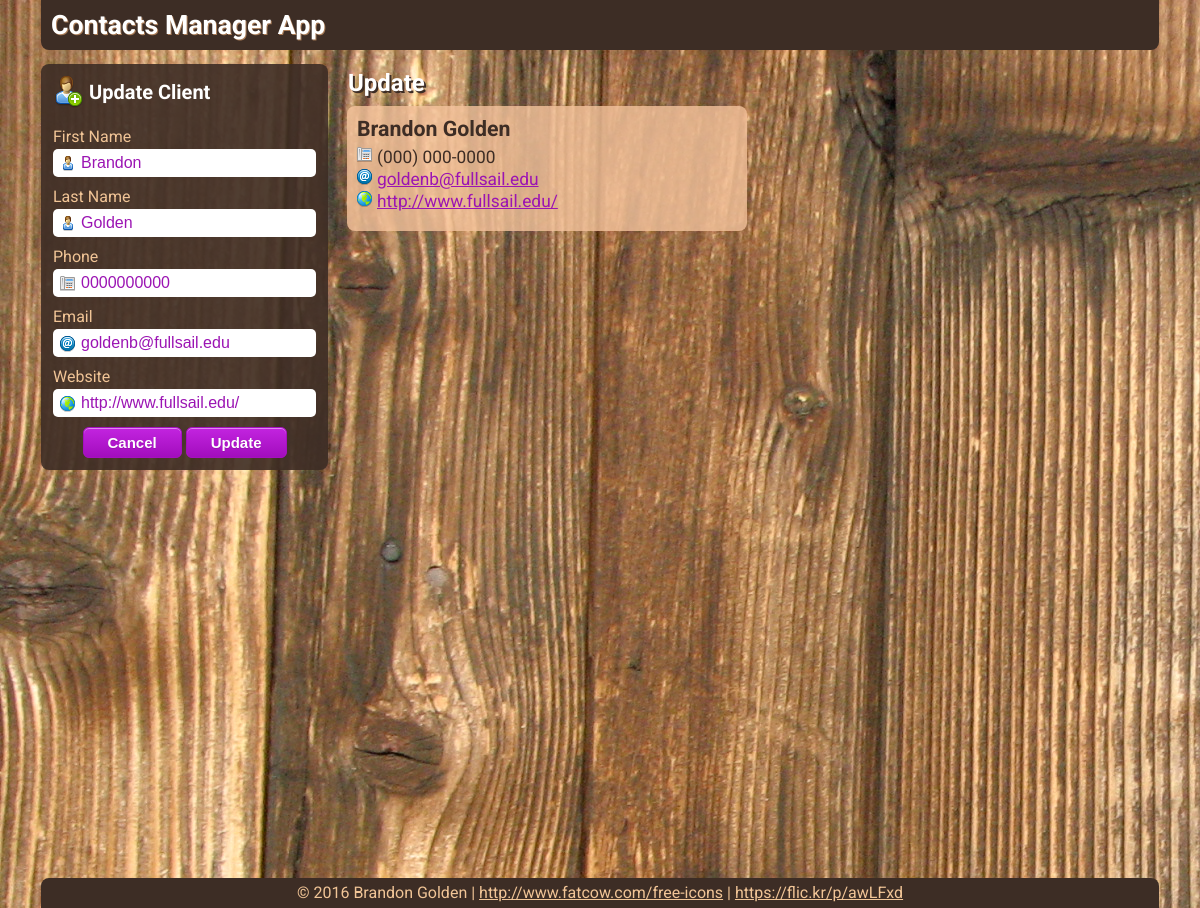
The page /ContactsManagerApp/UpdateClients.php?id=65 on the database its author committed.
### tables this page shows
CREATE TABLE `clients` (
  `id` int(11) unsigned NOT NULL AUTO_INCREMENT,
  `firstname` varchar(255) DEFAULT NULL,
  `lastname` varchar(255) DEFAULT NULL,
  `phone` varchar(255) DEFAULT NULL,
  `email` varchar(255) DEFAULT NULL,
  `website` varchar(255) DEFAULT NULL,
  PRIMARY KEY (`id`)
);

### ContactsManagerApp/UpdateClients.php (the view, shortened to what this page needs)
<?php
	if ($_SERVER['REQUEST_METHOD'] == 'POST') {
		$clientid = $_POST['clientid'];
		$firstname = $_POST['firstname'];
		$lastname = $_POST['lastname'];
		$phone = $_POST['phone'];
		$email = $_POST['email'];
		$website = $_POST['website'];
		$validationSuccessful = true;
		if (filter_var($email, FILTER_VALIDATE_EMAIL) === false) {
			$validationSuccessful = false;
		}
		if (filter_var($website, FILTER_VALIDATE_URL) === false) {
			$validationSuccessful = false;
		}
		$phone = preg_replace('/[^0-9]/', '', $_POST['phone']);
		if((strlen($phone) === 10) === false) {
		    $validationSuccessful = false;
		}
		if ($validationSuccessful === false) {
			$_SESSION["message"] = "Update not successful";
		}
		if ($validationSuccessful === true) {
			$user = "root";
			$pass = "root";
			$dbh = new PDO('mysql:host=localhost;dbname=ssl;port=8889', $user, $pass);
			$stmt = $dbh->prepare("
			UPDATE clients
	  	 	SET
	  	 	firstname = :firstname,
	       	lastname = :lastname,
	       	phone = :phone,
	       	email = :email,
	       	website = :website
	 		WHERE
	 		id = :clientid;
	 		");
	 		$stmt->bindParam(':clientid', $clientid);
			$stmt->bindParam(':firstname', $firstname);
			$stmt->bindParam(':lastname', $lastname);
			$stmt->bindParam(':phone', $phone);
			$stmt->bindParam(':email', $email);
			$stmt->bindParam(':website', $website);
			$stmt->execute();
			$_SESSION["message"] = "Update Successful";
			header('Location: index.php');
		} else {
			$_SESSION["message"] = "Update Not Successful";
		}
	} else {
		$user = "root";
		$pass = "root";
		$dbh = new PDO('mysql:host=localhost;dbname=ssl;port=8889', $user, $pass);
		$clientid = $_GET['id'];
		$stmt = $dbh->prepare('SELECT id, firstname, lastname, phone, email, website FROM clients WHERE id = :clientid;');
		$stmt->bindParam(':clientid', $clientid);
		$stmt->execute();
		$result = $stmt->fetchall(PDO::FETCH_ASSOC);
		foreach ($result as $row) {
			$firstname = $row['firstname'];
			$lastname = $row['lastname'];
			$phone = $row['phone'];
			$email = $row['email'];
			$website = $row['website'];
		}
	}
?>
<!DOCTYPE html>
<html>
<head>
	<link rel="stylesheet" href="css/main.css">
</head>
<body>
	<div id="container">
	<h1>Contacts Manager App</h1>
	<form action="UpdateClients.php" method="POST">
		<h3>Update Client</h3>
		<label for="firstname">First Name</label><br>
		<input type="text" name="firstname" value="<?php echo $firstname; ?>" required><br>
		<label for="lastname">Last Name</label><br>
		<input type="text" name="lastname" value="<?php echo $lastname; ?>" required><br>
		<label for="phone">Phone</label><br>
		<input type="text" name="phone" value="<?php echo $phone; ?>" required><br>
		<label for="email">Email</label><br>
		<input type="text" name="email" value="<?php echo $email; ?>" required><br>
		<label for="website">Website</label><br>
		<input type="text" name="website" value="<?php echo $website; ?>" required><br>
		<div class="formButtons">
			<a href="index.php" class="myButton">Cancel</a>
			<input type="submit" value="Update" class="myButton">
		</div>
	</form>
	<div id="contactsContainer">
	<h2>Update</h2>
	<div class="contact">
		<div class="contactName"><?php echo $firstname . ' ' . $lastname; ?></div>
		<div class="contactPhone"><?php echo  "(".substr($phone, 0, 3).") ".substr($phone, 3, 3)."-".substr($phone,6) ; ?></div>
		<div class="contactEmail"><a href="mailto:<?php echo $email; ?>"><?php echo $email; ?></a></div>
		<div class="contactWebsite"><a href="<?php echo $website; ?>"><?php echo $website; ?></a></div>
	</div>
	</div>
	<div id="footer">&copy; 2016 Brandon Golden | <a href="http://www.fatcow.com/free-icons">http://www.fatcow.com/free-icons</a> | <a href="https://flic.kr/p/awLFxd">https://flic.kr/p/awLFxd</a></div>
	</div>
</body>
</html>

### ContactsManagerApp/css/main.css (style rules this page uses)
body { background: url("../img/background.jpg"); background-repeat: no-repeat; background-attachment: fixed; color: #3D2D25; font-family: 'Roboto', sans-serif; margin: 0; }
.contact { width: 380px; border-radius: 8px; margin: 4px; padding: 10px; background: #F4C39D; display: inline-block; float: left; background-color:rgba(244, 195, 157, 0.8); }
.contactName { font-size: 16pt; width: 100%; font-weight: bold; margin-bottom: 6px; }
.contactPhone, .contactEmail, .contactWebsite { width: 100%; height: 20px; font-size: 13pt; padding-left: 20px; margin-bottom: 2px; }
.contactPhone { background: url("../img/telephone.png") no-repeat; }
.contactEmail { background: url("../img/contact_email.png") no-repeat; }
.contactWebsite { background: url("../img/world.png") no-repeat; margin-bottom: 10px; }
.myButton { -moz-box-shadow:inset 0px 1px 0px 0px #e184f3; -webkit-box-shadow:inset 0px 1px 0px 0px #e184f3; box-shadow:inset 0px 1px 0px 0px #e184f3; background:-webkit-gradient(linear, left top, left bottom, color-stop(0.05, #c123de), color-stop(1, #a20dbd)); background:-moz-linear-gradient(top, #c123de 5%, #a20dbd 100%); background:-webkit-linear-gradient(top, #c123de 5%, #a20dbd 100%); background:-o-linear-gradient(top, #c123de 5%, #a20dbd 100%); background:-ms-linear-gradient(top, #c123de 5%, #a20dbd 100%); background:linear-gradient(to bottom, #c123de 5%, #a20dbd 100%); filter:progid:DXImageTransform.Microsoft.gradient(startColorstr='#c123de', endColorstr='#a20dbd',GradientType=0); background-color:#c123de; -moz-border-radius:6px; -webkit-border-radius:6px; border-radius:6px; border:1px solid #a511c0; display:inline-block; cursor:pointer; color:#ffffff; font-family:Arial; font-size:15px; font-weight:bold; padding:6px 24px; text-decoration:none; text-shadow:0px 1px 0px #9b14b3; }
input[type="text"] { width: 232px; height: 22px; margin-bottom: 10px; margin-top: 3px; border-radius: 5px; border: none; font-size: 12pt; padding: 3px; color: #9b14b3; background: #fff; }
input[name="phone"] { background: #fff url("../img/telephone.png") no-repeat 7px 7px; padding-left: 28px; }
input[name="email"] { background: #fff url("../img/contact_email.png") no-repeat 7px 7px; padding-left: 28px; }
input[name="website"] { background: #fff url("../img/world.png") no-repeat 7px 7px; padding-left: 28px; }
input[name="firstname"], input[name="lastname"] { background: #fff url("../img/user.png") no-repeat 7px 7px; padding-left: 28px; }
label { font-size: 12pt; }
form { padding: 12px; float: left; margin-right: 12px; background: rgba(61,45,37,.9); color: #F1C597; border-radius: 8px; }
h3 { font-size: 15pt; margin: 0 0 15px 0; color: #fff; background: url("../img/user_add.png") no-repeat; padding-left: 36px; padding-top: 4px; height: 32px; }
h2 { font-size: 18pt; margin: 0; padding: 5px; border-radius: 8px; color: #fff; text-shadow: 2px 2px #3D2D25; }
h1 { background-color: #3D2D25; color: #fff; margin: 0 0 14px 0; line-height: 50px; text-shadow: 1px 1px #A87B56; padding-left: 10px; font-size: 20pt; border-bottom-left-radius: 8px; border-bottom-right-radius: 8px; }
#contactsContainer { float: right; width: 816px; min-height: 800px; }
#container { width: 1118px; margin: 0 auto; min-height: 750px; margin-bottom: 10px; }
input[type="submit"] { margin: 0 auto; }
a { color: #9b14b3; }
#footer { background: #3D2D25; color: #F1C597; margin: 14px 0 0 0; line-height: 30px; text-align: center; bottom: 0; display: block; float: left; width: 100%; border-top-right-radius: 8px; border-top-left-radius: 8px; }
#footer a { color: #F1C597; }
.formButtons { width: 204px; margin: 0 auto; }

### rows shown on the page
clients: firstname "Brandon", lastname "Golden", phone "0000000000", email "goldenb@fullsail.edu", website "http://www.fullsail.edu/", phone "000", phone "0000"
